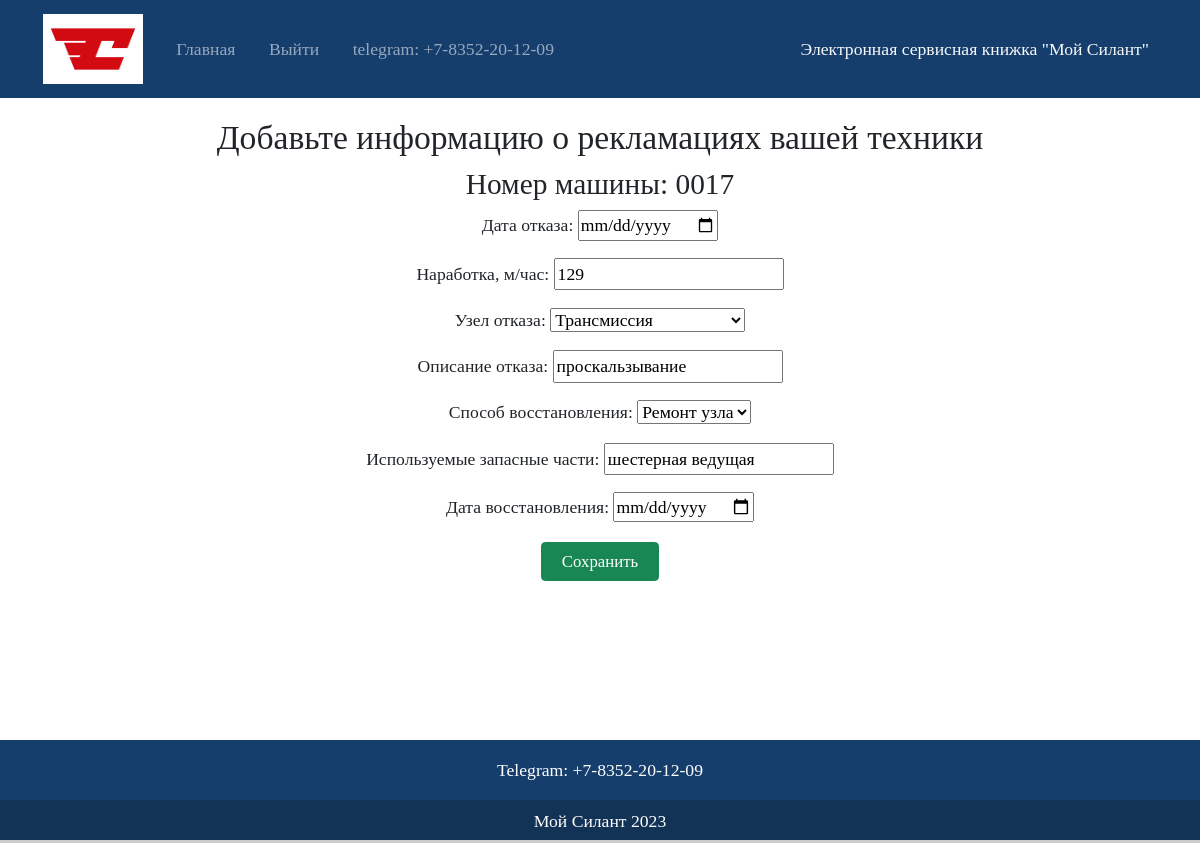
The app's page /update/reclamation/10 (signed in) with its own data.
### base/models.py (models this page shows, shortened)
class Machine(models.Model):
    number = models.CharField(max_length=50, unique=True, verbose_name='Зав. № машины')
    tech_model = models.ForeignKey('Spravochnik', on_delete=models.CASCADE,
                                   related_name='techs',
                                   limit_choices_to={'type_name': 'TC'},
                                   verbose_name='Модель техники')
    eng_model = models.ForeignKey('Spravochnik', on_delete=models.CASCADE,
                                  related_name='engines',
                                  limit_choices_to={'type_name': 'EN'},
                                  verbose_name='Модель двигателя')
    eng_num = models.CharField(max_length=50, unique=True, verbose_name='Зав. № двигателя')
    tran_model = models.ForeignKey('Spravochnik', on_delete=models.CASCADE,
                                   related_name='trans',
                                   limit_choices_to={'type_name': 'TR'},
                                   verbose_name='Модель трансмиссии')
    tran_num = models.CharField(max_length=50, unique=True, verbose_name='Зав. № трансмиссии')
    drive_axle = models.ForeignKey('Spravochnik', on_delete=models.CASCADE,
                                   related_name='drives',
                                   limit_choices_to={'type_name': 'DA'},
                                   verbose_name='Модель ведущего моста')
    drive_num = models.CharField(max_length=50, unique=True, verbose_name='Зав. № ведущего моста')
    steer_axle = models.ForeignKey('Spravochnik', on_delete=models.CASCADE,
                                   related_name='steers',
                                   limit_choices_to={'type_name': 'SA'},
                                   verbose_name='Модель управляемого моста')
    steer_num = models.CharField(max_length=50, unique=True, verbose_name='Зав. № управляемого моста')
    dogovor = models.CharField(max_length=126, verbose_name='Договор поставки №, дата')
    shipping_date = models.DateField(verbose_name='Дата отгрузки с завода')
    consumer = models.CharField(max_length=126, verbose_name='Грузополучатель (конечный потребитель)')
    address = models.CharField(max_length=126, verbose_name='Адрес поставки (эксплуатации)')
    package = models.TextField(default="Стандарт", verbose_name='Комплектация (доп. опции)')
    client = models.ForeignKey(UserProfile, on_delete=models.CASCADE,
                               related_name='clients',
                               limit_choices_to={'user__groups__name': 'Клиент'},
                               verbose_name='Клиент')
    service = models.ForeignKey('Spravochnik', on_delete=models.CASCADE,
                                related_name='service_machines',
                                limit_choices_to={'type_name': 'SR'},
                                verbose_name='Сервисная компания')
    class Meta:
        verbose_name = 'Машина'
        verbose_name_plural = 'Машины'
    def __str__(self):
        return 'Номер машины: {}'.format(self.number)

class Reclamation(models.Model):
    machine = models.ForeignKey('Machine', on_delete=models.CASCADE,
                                related_name='machine_reclams',
                                verbose_name='Машина')
    fail_date = models.DateField(verbose_name='Дата отказа')
    operating = models.IntegerField(default=0, verbose_name='Наработка, м/час')
    fail_node = models.ForeignKey('Spravochnik', on_delete=models.CASCADE,
                                  related_name='fails',
                                  limit_choices_to={'type_name': 'FT'},
                                  verbose_name='Узел отказа')
    fail_descrip = models.CharField(max_length=126, verbose_name='Описание отказа')
    recovery = models.ForeignKey('Spravochnik', on_delete=models.CASCADE,
                                 related_name='recovers',
                                 limit_choices_to={'type_name': 'RE'},
                                 verbose_name='Способ восстановления')
    parts = models.CharField(max_length=126, verbose_name='Используемые запасные части')
    recovery_date = models.DateField(verbose_name='Дата восстановления')
    idleness = models.IntegerField(default=0, verbose_name='Время простоя техники')
    service = models.ForeignKey('Spravochnik', on_delete=models.CASCADE,
                                related_name='service_reclams',
                                limit_choices_to={'type_name': 'SR'},
                                verbose_name='Cервисная компания')
    """Функция, вызываемая в сигнале post_save: расчет количества дней"""
    class Meta:
        verbose_name = 'Рекламация'
        verbose_name_plural = 'Рекламации'

### base/views.py (the view, shortened to what this page needs)
# urls.py: path('update/reclamation/<int:pk>', ReclamationUpdateView.as_view(), name='reclam_update'),
class ReclamationUpdateView(PermissionRequiredMixin, UpdateView):
    model = Reclamation
    template_name = 'reclam_create.html'
    form_class = ReclamationForm
    permission_required = ('base.change_reclamation',)
    def get_object(self, **kwargs):
        id = self.kwargs.get('pk')
        return Reclamation.objects.get(pk=id)
    def get_context_data(self, **kwargs):
        context = super().get_context_data(**kwargs)
        context['machine'] = self.get_object().machine
        return context

### base/forms.py
class ReclamationForm(forms.ModelForm):
    fail_date = forms.DateField(
        label='Дата отказа',
        widget=DateInput(attrs={'type': 'date'}))
    recovery_date = forms.DateField(
        label='Дата восстановления',
        widget=DateInput(attrs={'type': 'date'}))
    class Meta:
        model = Reclamation
        fields = [
            'fail_date',
            'operating',
            'fail_node',
            'fail_descrip',
            'recovery',
            'parts',
            'recovery_date',
        ]

### base/models.py (called while the page is built)
    def __str__(self):
        return self.name

### templates/reclam_create.html (shortened to what this page needs)
{% extends 'layout.html' %}
{% load widget_tweaks %}
{% block content %}
<div class="container">
    <h2>Добавьте информацию о рекламациях вашей техники</h2>
    <h3>{{machine}}</h3>
    <form method="post">
        {{ form.as_p }}
        <button type="submit" class="btn btn-success">Сохранить</button>
    </form>
</div>
{% endblock content %}

### static/static_files/css/custom.css (style rules this page uses)
html, body { height: 100%; margin: 0; font-family: "PT-Astra-Sans"; font-weight: 500; font-size: 1.05rem; }
.btn { padding: 6px 20px; margin: 3px; }

### records on screen
Machine: number "Номер машины: 0017"
Reclamation: operating "129", fail_node "Трансмиссия", fail_descrip "проскальзывание", recovery "Ремонт узла", parts "шестерная ведущая"
